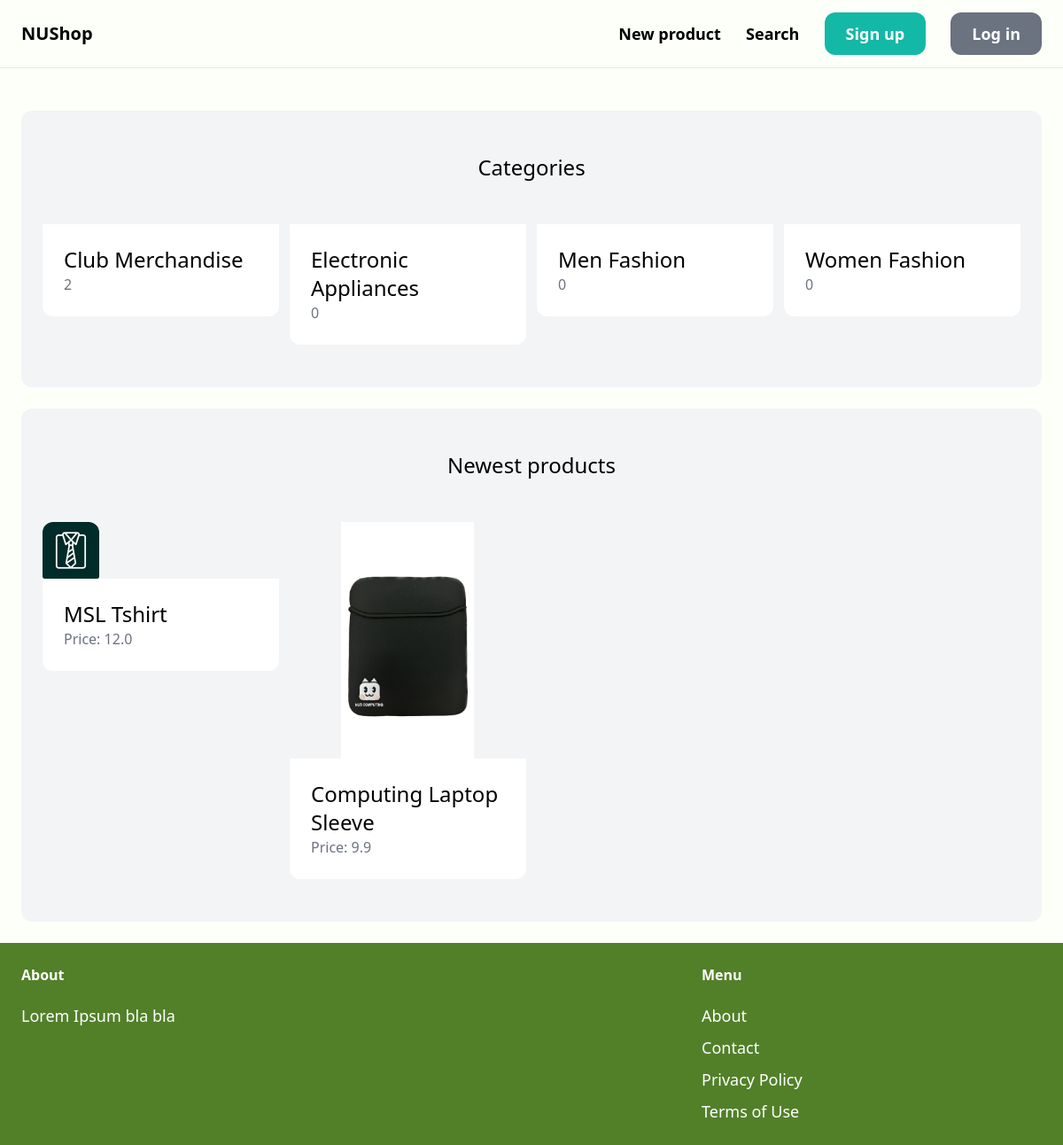
The page / on the database its author committed.
### product/models.py (models this page shows, shortened)
class Category(models.Model):
    name = models.CharField(max_length=255)
    class Meta:
        ordering = ('name',)
        verbose_name_plural = 'Categories'

class Product(models.Model):
    category = models.ForeignKey(Category, related_name='products', on_delete=models.CASCADE)
    name = models.CharField(max_length=255)
    description = models.TextField(blank=True, null=True)
    price = models.FloatField()
    image = models.ImageField(upload_to='product_images', blank=True, null=True)
    is_sold = models.BooleanField(default=False)
    created_by = models.ForeignKey(User, related_name='products', on_delete=models.CASCADE)
    created_at = models.DateTimeField(auto_now_add=True)

### core/views.py (the view)
# urls.py: path('', views.index, name='index'),
def index(request):
    products = Product.objects.filter(is_sold=False)[0:6]
    categories = Category.objects.all()
    return render(request, 'core/index.html', {
        'categories': categories,
        'products': products,
    })

### core/templates/core/index.html (shortened to what this page needs)
{% extends 'core/base.html' %}
{% block content %}
    <div class="mt-6 px-6 py-12 bg-gray-100 rounded-xl">
        <h2 class="mb-12 text-2xl text-center">Categories</h2>
        <div class="grid grid-cols-4 gap-3">
            {% for category in categories %}
                <div>
                    <a href="#">
                        <div class="p-6 bg-white rounded-b-xl">
                            <h2 class="text-2xl">{{ category.name }}</h2>
                            <p class="text-gray-500">{{ category.products.count }}</p>
                        </div>
                    </a>
                </div>
            {% endfor %}
        </div>
    </div>
    <div class="mt-6 px-6 py-12 bg-gray-100 rounded-xl">
        <h2 class="mb-12 text-2xl text-center">Newest products</h2>
        <div class="grid grid-cols-4 gap-3">
            {% for product in products %}
                <div>
                    <a href="{% url 'product:detail' product.id %}">
                        <div>
                            <img src="{{ product.image.url}}" class="rounded-t-xl">
                        </div>
                        <div class="p-6 bg-white rounded-b-xl">
                            <h2 class="text-2xl">{{ product.name }}</h2>
                            <p class="text-gray-500">Price: {{ product.price }}</p>
                        </div>
                    </a>
                </div>
            {% endfor %}
        </div>
    </div>
{% endblock %}

### static/styles.css (style rules this page uses)
body { background-color: #528029; }
.bg-secondary { background-color: #FDFFF9; }

### rows shown on the page
Category: name "Club Merchandise", products.count "2"
Category: name "Electronic Appliances", products.count "0"
Category: name "Men Fashion", products.count "0"
Category: name "Women Fashion", products.count "0"
Product: image (picture), name "MSL Tshirt", price "12.0"
Product: image (picture), name "Computing Laptop Sleeve", price "9.9"
